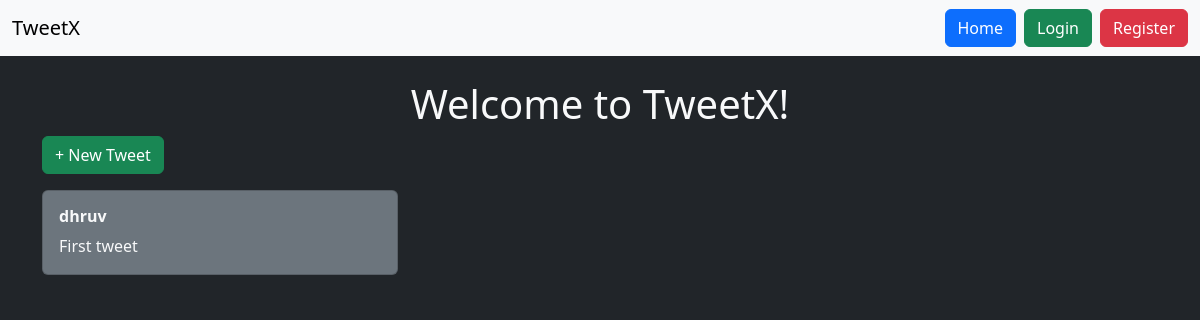
The app's page /tweet/, older data.
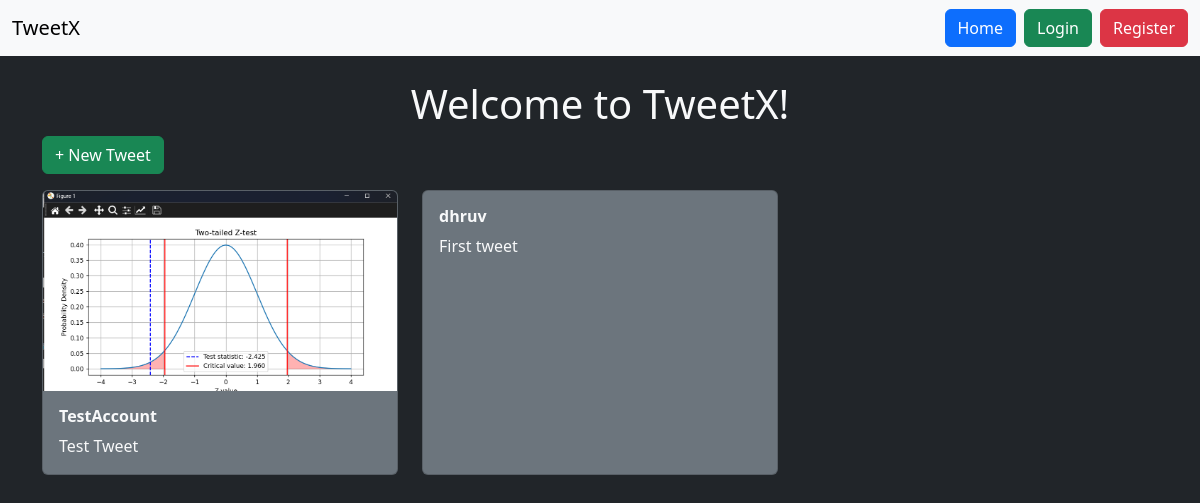
The same page, newer data.
### tweet/models.py (models this page shows, shortened)
class Tweet(models.Model):
    user=models.ForeignKey(User, on_delete=models.CASCADE)
    text=models.TextField(max_length=280)
    photo=models.ImageField(upload_to='photos/', blank=True, null=True)
    created_at=models.DateTimeField(auto_now_add=True)
    updated_at=models.DateTimeField(auto_now=True)

### tweet/views.py (the view)
# urls.py: path('', views.index, name='index'),
def index(request):
    tweets = Tweet.objects.all().order_by('-created_at')
    return render(request, 'index.html', {'tweets': tweets})

### templates/index.html (shortened to what this page needs)
{% extends 'layout.html' %}
{% block content %}
    <h1 class="text-center mt-4">Welcome to TweetX!</h1>
    <a href="{% url 'tweet_create' %}" class="btn btn-success mb-3">+ New Tweet</a>
    <div class="row row-cols-1 row-cols-md-3 g-4">
        {% for tweet in tweets %}
            <div class="col">
                <div class="card bg-secondary text-light h-100">
                    {% if tweet.photo %}
                        <img src="{{ tweet.photo.url }}" class="card-img-top" alt="tweet image" style="height: 200px; object-fit: cover;">
                    {% endif %}
                    <div class="card-body">
                        <h6 class="card-title"><strong>{{ tweet.user }}</strong></h6>
                        <p class="card-text">{{ tweet.text }}</p>
                    </div>
                </div>
            </div>
        {% empty %}
            <p class="text-center">No tweets yet! Create one above.</p>
        {% endfor %}
    </div>
{% endblock %}

### templates/layout.html (shortened to what this page needs)
{% load static %}
<!DOCTYPE html>
<html lang="en">
<head>
    <link href="https://cdn.jsdelivr.net/npm/bootstrap@5.3.8/dist/css/bootstrap.min.css" rel="stylesheet"
>
</head>
<body class="bg-dark text-light">
    <nav class="navbar bg-body-tertiary">
        <div class="container-fluid">
            <a class="navbar-brand" href="{% url 'index' %}">TweetX</a>
            <div class="d-flex align-items-center gap-2">
                <a href="{% url 'index' %}" class="btn btn-primary">Home</a>
                {% if user.is_authenticated %}
                    <form method="post" action="{% url 'logout' %}">
                        {% csrf_token %}
                        <button type="submit" class="btn btn-danger">Logout</button>
                    </form>
                {% else %}
                    <a href="{% url 'login' %}" class="btn btn-success">Login</a>
                    <a href="{% url 'register' %}" class="btn btn-danger">Register</a>
                {% endif %}
            </div>
        </div>
    </nav>
    <div class="container">
        {% block content %}
        {% endblock %}
    </div>
</body>
</html>

Row changes from the older to the newer data that the page shows:
added Tweet: photo (picture), user "TestAccount", text "Test Tweet"
